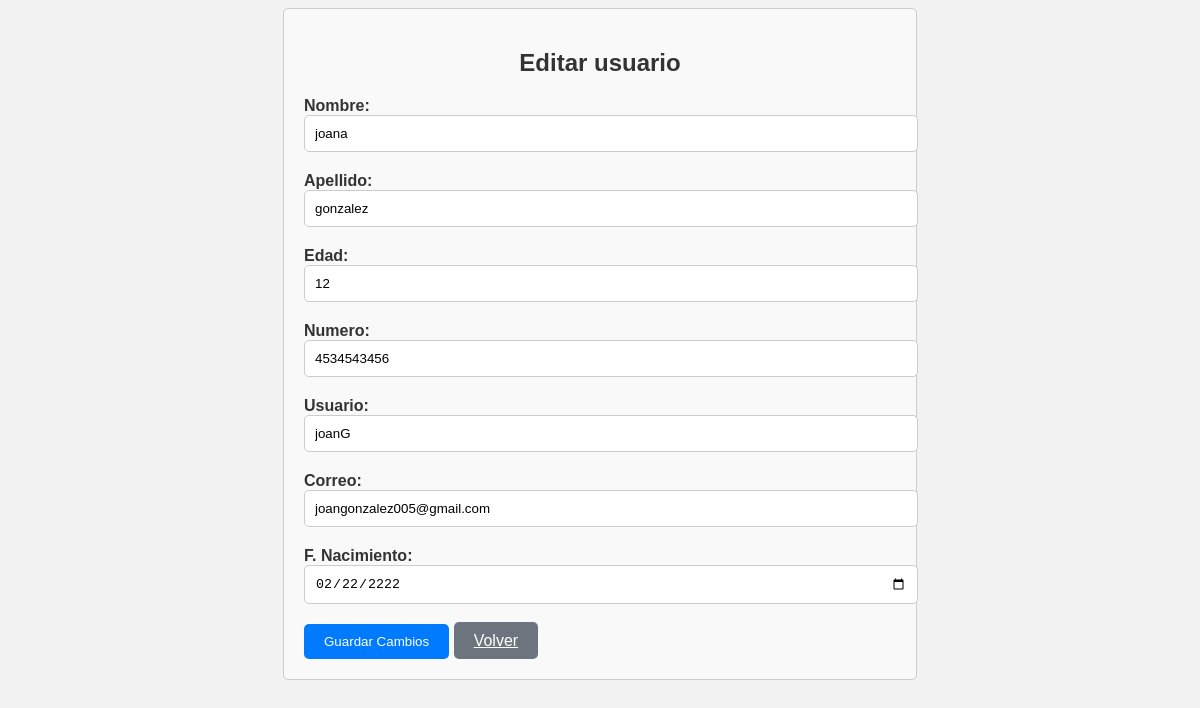
The page /update.php?id=34 on the database its author committed.
### tables this page shows
CREATE TABLE `clientes` (
  `id` int(11) NOT NULL,
  `nombre` varchar(50) NOT NULL,
  `apellido` varchar(50) NOT NULL,
  `edad` int(11) NOT NULL,
  `numero` bigint(20) NOT NULL,
  `usuario` varchar(50) NOT NULL,
  `pass` varchar(50) NOT NULL,
  `correo` varchar(100) NOT NULL,
  `F_nacimiento` date NOT NULL
);

### update.php (the view, shortened to what this page needs)
<?php
$conexion = conexion();
if ($_SERVER["REQUEST_METHOD"] == "POST") {
    $id = $_POST["id"];
    $nombre = $_POST['nombre'];
    $apellido = $_POST['apellido'];
    $edad = $_POST['edad'];
    $numero = $_POST['numero'];
    $usuario = $_POST['usuario'];
    $correo = $_POST['correo'];
    $F_nacimiento = $_POST['F_nacimiento'];
    $query_antiguo = "SELECT * FROM clientes WHERE id='$id'";
    $result_antiguo = mysqli_query($conexion, $query_antiguo);
    $fila_antigua = mysqli_fetch_assoc($result_antiguo);
    $query = "UPDATE clientes SET nombre='$nombre', apellido='$apellido', edad='$edad', numero='$numero', usuario='$usuario', pass='$pass', correo='$correo', F_nacimiento='$F_nacimiento' WHERE id='$id'";
    $result = mysqli_query($conexion, $query);
    if ($result) {
        $detalles = "Se ha actualizado el usuario con ID: $id";
        foreach ($fila_antigua as $campo => $valor_antiguo) {
            $valor_nuevo = $$campo;
            if ($valor_antiguo != $valor_nuevo) {
                $detalles .= ", En el campo '$campo', Se cambio el valor: '$valor_antiguo' por '$valor_nuevo'";
            }
        }
        $accion = "Actualizacion de usuario";
        $ip = $_SERVER['REMOTE_ADDR'];
        insertar_registro_evento($accion, $detalles, $ip);
        header("Location: usuarios.php");
        exit();
    } else {
        echo "Error al editar el usuario: " . mysqli_error($conexion);
    }
} elseif (isset($_GET["id"])) {
    $id = $_GET["id"];
    $query = "SELECT * FROM clientes WHERE id='$id'";
    $result = mysqli_query($conexion, $query);
    if ($result && mysqli_num_rows($result) == 1) {
        $fila = mysqli_fetch_assoc($result);
        $nombre = $fila["nombre"];
        $apellido = $fila["apellido"];
        $edad = $fila["edad"];
        $numero = $fila["numero"];
        $usuario = $fila["usuario"];
        $correo = $fila["correo"];
        $F_nacimiento = $fila["F_nacimiento"];
    } else {
        echo "Error al obtener datos del usuario: " . mysqli_error($conexion);
        exit();
    }
} else {
    header("Location: usuarios.php");
    exit();
}
?>
<!DOCTYPE html>
<html lang="es">
<head>
    <link rel="stylesheet" href="style/stUp.css">
</head>
<body>
    <div class="container">
        <h2>Editar usuario</h2>
        <form method="post" action="update.php">
            <div class="form-group">
                <label for="nombre">Nombre:</label>
                <input type="text" class="form-control" id="nombre" name="nombre" value="<?php echo $nombre; ?>" required>
            </div>
            <div class="form-group">
                <label for="apellido">Apellido:</label>
                <input type="text" class="form-control" id="apellido" name="apellido" value="<?php echo $apellido; ?>" required>
            </div>
            <div class="form-group">
                <label for="edad">Edad:</label>
                <input type="number" class="form-control" id="edad" name="edad" value="<?php echo $edad; ?>" required>
            </div>
            <div class="form-group">
                <label for="numero">Numero:</label>
                <input type="number" class="form-control" id="numero" name="numero" value="<?php echo $numero; ?>" required>
            </div>
            <div class="form-group">
                <label for="usuario">Usuario:</label>
                <input type="text" class="form-control" id="usuario" name="usuario" value="<?php echo $usuario; ?>" required>
            </div>
            <div class="form-group">
                <label for="correo">Correo:</label>
                <input type="email" class="form-control" id="correo" name="correo" value="<?php echo $correo; ?>" required>
            </div>
            <div class="form-group">
                <label for="F_nacimiento">F. Nacimiento:</label>
                <input type="date" class="form-control" id="F_nacimiento" name="F_nacimiento" value="<?php echo $F_nacimiento; ?>" required>
            </div>
            <div class="butt">
            <button type="submit" class="btn btn-primary" onclick='return confirmar()'>Guardar Cambios</button>
            <a href="usuarios.php" class="btn btn-secondary">Volver</a>
            </div>
        </form>
    </div>
</body>
</html>

### style/stUp.css (style rules this page uses)
body { font-family: Arial, sans-serif; background-color: #f2f2f2; color: #333; }
.container { width: 50%; margin: 0 auto; padding: 20px; border: 1px solid #ccc; border-radius: 5px; background-color: #f9f9f9; }
h2 { text-align: center; }
.form-group { margin-bottom: 20px; }
label { font-weight: bold; }
input[type="text"], input[type="number"], input[type="email"], input[type="date"], input[type="password"] { width: 100%; padding: 10px; border-radius: 5px; border: 1px solid #ccc; }
button[type="submit"], .btn-secondary { padding: 10px 20px; border: none; border-radius: 5px; background-color: #007bff; color: #fff; cursor: pointer; }
.btn-secondary { background-color: #6c757d; }
.butt { aling }

### rows shown on the page
clientes: nombre "joana", apellido "gonzalez", edad "12", numero "4534543456", usuario "joanG", correo "joangonzalez005@gmail.com", F_nacimiento "02/22/2222"
